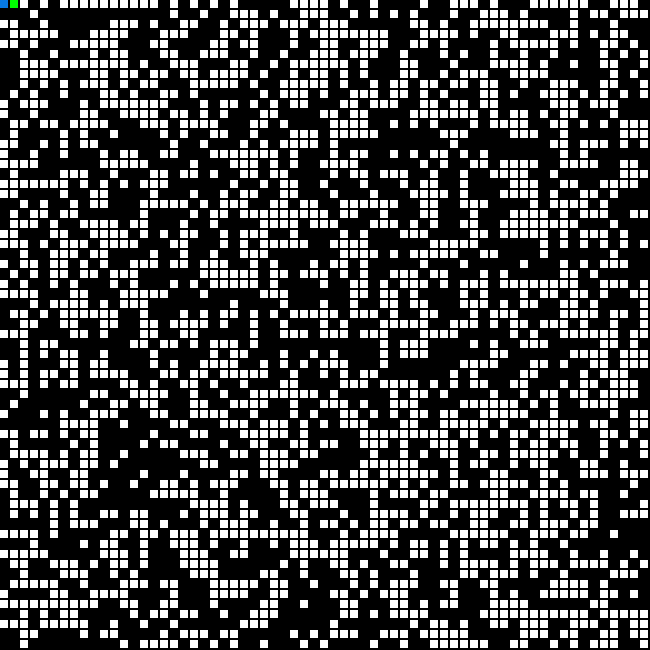
Frame 1 (no input)
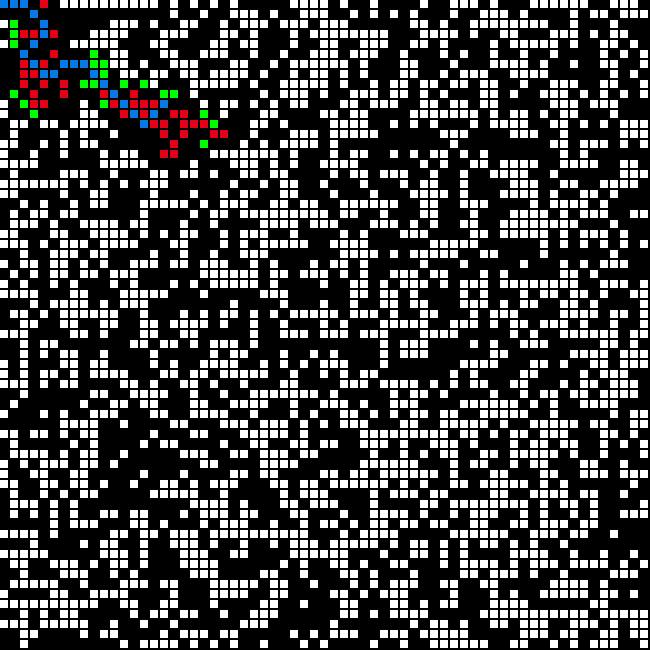
Frame 60 (no input)
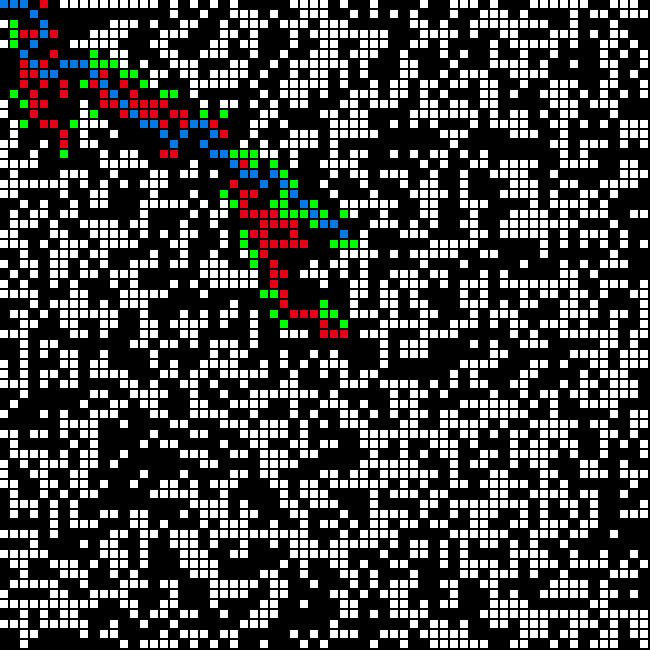
Frame 120 (the mouse pressed at the canvas centre since frame 60)

The p5.js sketch that drew these frames (run headless with seeded random() and noise() and a simulated clock; from frame 60 on, the mouse is pressed at the canvas centre):

// p5.js sketch
// ── sketch.js

// global variables

var cols = 65;
var rows = 65;
var grid = new Array(rows);
var openSet = [];
var closeSet = [];
var start;
var end;
var w, h;
var path = [];
var noSolution = false;

// heuristic

function heuristic(a, b) {
  
  var d = dist(a.i, a.j, b.i, b.j);
  return d;
}

// class to represent each cell in he grid

function Spot(i, j) {
  
  this.i = i;
  this.j = j;
  this.f = 0;
  this.g = 0;
  this.h = 0;
  this.nbrs = [];
  this.parent;
  this.wall = false;

  if(random(1) < 0.5) {
    this.wall = true;
  }

  // show the color of cell

  this.show = function (col) {
    
    fill(col);
    if(this.wall) {
      fill(0);
    }
    noStroke();
    rect(this.i * h, this.j * w, h - 2, w - 2);
  }

  // check if cell is valid

  this.check = function (i, j, grid) {
    
    if(i < 0 || j < 0 || i >= grid.length || j >= grid[0].length) return false;
    return true;
  }

  // add nbrs of cell in nbrs array member

  this.addnbrs = function (grid) {
    
    var i = this.i;
    var j = this.j;
    
    if(this.check(i - 1, j, grid)) this.nbrs.push(grid[i - 1][j]);
    
    if (this.check(i, j + 1, grid)) this.nbrs.push(grid[i][j + 1]);
    
    if (this.check(i + 1, j, grid)) this.nbrs.push(grid[i + 1][j]);
    
    if (this.check(i, j - 1, grid)) this.nbrs.push(grid[i][j - 1]);
    
    if (this.check(i - 1, j + 1, grid)) this.nbrs.push(grid[i - 1][j + 1]);
    
    if (this.check(i + 1, j + 1, grid)) this.nbrs.push(grid[i + 1][j + 1]);
    
    if (this.check(i + 1, j - 1, grid)) this.nbrs.push(grid[i + 1][j - 1]);
    
    if (this.check(i - 1, j - 1, grid)) this.nbrs.push(grid[i - 1][j - 1]);
  }

}

// sort of like a pre-loop, do the initializations, defining stuff here

function setup() {
  
  createCanvas(650, 650);

  w = width / cols;
  h = height / rows;

  // create the grid

  for(var i = 0 ; i < rows ; i++) {
    grid[i] = new Array(cols);
  }
  
  for(var i = 0 ; i < rows ; i++) {
    for(var j = 0 ; j < cols ; j++) {
      grid[i][j] = new Spot(i, j);
    }
  }

  for (var i = 0; i < rows; i++) {
    for (var j = 0; j < cols; j++) {
      grid[i][j].addnbrs(grid);
    }
  }

  console.log(grid);

  start = grid[0][0];
  end = grid[rows - 1][cols - 1];

  openSet.push(start);

}

// all the action happens here, the game loop, instantaneous changes, everything

function draw() {

  if(openSet.length > 0) {

    var winner = 0;

    // get the best candidate cell

    for(var i = 0 ; i < openSet.length ; i++) {
      if(openSet[i].f < openSet[winner].f) {
        winner = i;
      }
    }

    // check if we have reached the end

    if(openSet[winner] === end) {
      console.log("done");
      noLoop();
    }

    // add best node from openlist to closelist

    var curr = openSet[winner];
    openSet.splice(winner, 1);
    closeSet.push(curr);

    var nbrs = curr.nbrs;

    // add nbrs of the best node to the openlist

    for(var i = 0 ; i < nbrs.length ; i++) {
      
      if(!closeSet.includes(nbrs[i]) && !nbrs[i].wall) {

        var tempG = curr.g + 1;
        var newPath = false;

        if(openSet.includes(nbrs[i])) {
          
          if(tempG < nbrs[i].g) {
            nbrs[i].g = tempG;
            newPath = true;
          }

        }else {

          nbrs[i].g = tempG;
          openSet.push(nbrs[i]);
          newPath = true;

        }

        // apply heuristic and assign final distance

        if(newPath) {
          nbrs[i].h = heuristic(nbrs[i], end);
          nbrs[i].f = nbrs[i].g + nbrs[i].h;
          nbrs[i].parent = curr;
        }
      }
    }

  }else {

    noSolution = true;
    noLoop();

  }

  background(0);
  start.wall = false;
  end.wall = false;

  // show the colors off cells 
  
  for(var i = 0 ; i < rows ; i++) {
    for(var j = 0 ; j < cols ; j++) {
      grid[i][j].show(color(255));
    }
  }

  for(var i = 0 ; i < closeSet.length ; i++) {
    closeSet[i].show(color('#e40017'));
  }

  for(var i = 0 ; i < openSet.length ; i++) {
    openSet[i].show(color(0, 255, 0));
  }

  // find the best path from the end node 

  if(!noSolution) {
    path = [];
    var temp = curr;
    path.push(curr);

    while (temp.parent) {
      path.push(temp.parent);
      temp = temp.parent;
    }
  }

  // show the path in different color

  for(var i = 0 ; i < path.length ; i++) {
    path[i].show(color('#0779e4'));
  }

}

// ── PathFinder.js
var cols = 5;
var rows = 5;
var grid = new Array(cols);
